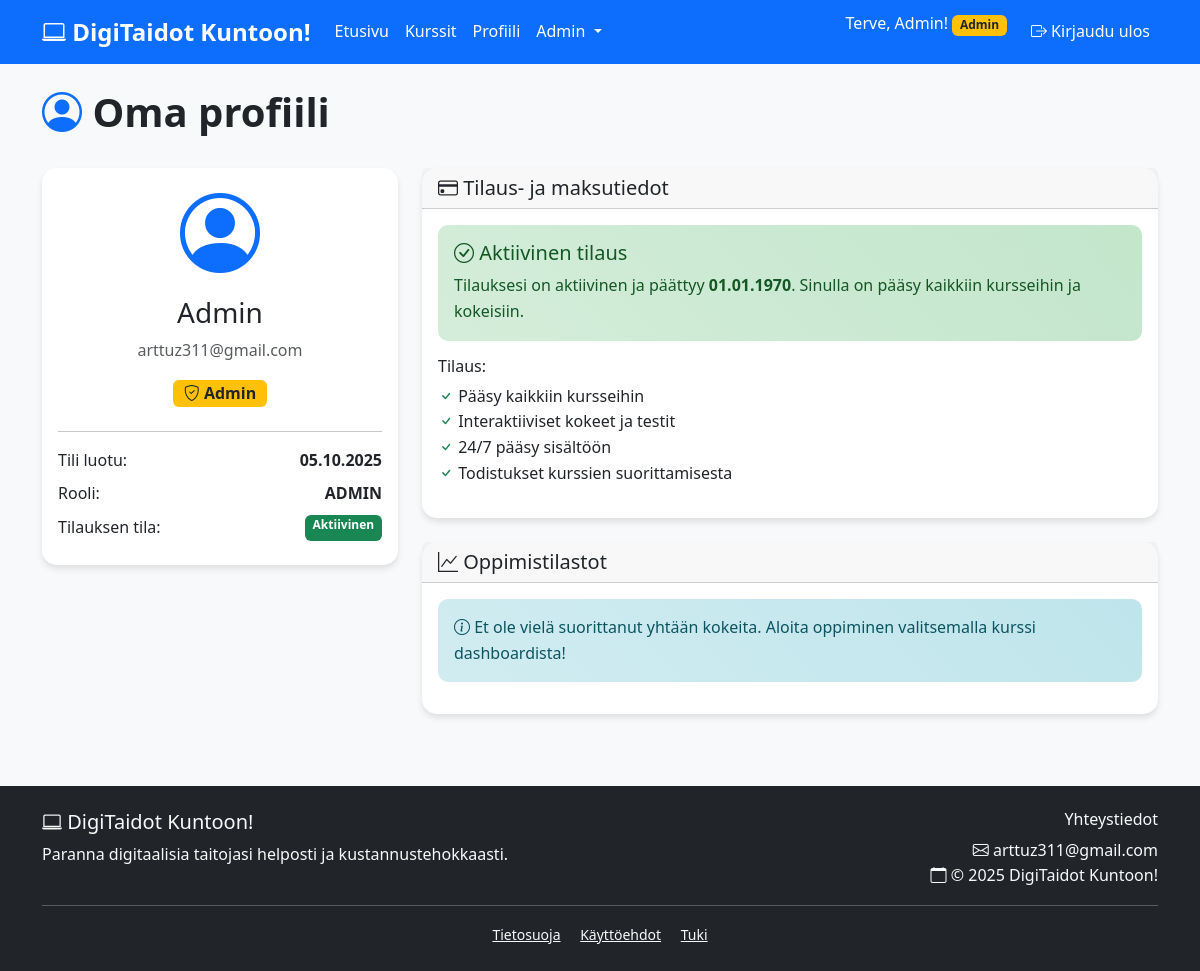
The app's page /digitaidot/profile.php (signed in) with its own data.
### tables this page shows
CREATE TABLE users (
  id INT AUTO_INCREMENT PRIMARY KEY,
  name VARCHAR(100) NOT NULL,
  email VARCHAR(150) UNIQUE NOT NULL,
  password VARCHAR(255) NOT NULL,
  role ENUM('ADMIN','USER') DEFAULT 'USER',
  subscription_active BOOLEAN DEFAULT FALSE,
  subscription_end DATE NULL,
  created_at TIMESTAMP DEFAULT CURRENT_TIMESTAMP
);

### digitaidot/includes/auth.php (called while the page is built, shortened)
<?php
require_once 'db.php';
class Auth {
    private $pdo;
    public function __construct($pdo) {
        $this->pdo = $pdo;
    }
    public function isAdmin() {
        return isset($_SESSION['user_role']) && $_SESSION['user_role'] === 'ADMIN';
    }
    public function hasActiveSubscription() {
        if ($this->isAdmin()) {
            return true;
        }
        return false;
    }
    public function getUser($user_id) {
        try {
            $stmt = $this->pdo->prepare("SELECT * FROM users WHERE id = ?");
            $stmt->execute([$user_id]);
            return $stmt->fetch();
        } catch(PDOException $e) {
            error_log("Käyttäjätietojen hakuvirhe: " . $e->getMessage());
            return false;
        }
    }
}
$auth = new Auth($pdo);
?>

### digitaidot/includes/functions.php (called while the page is built, shortened)
<?php
require_once 'auth.php';
class Functions {
    public function formatDate($date) {
        $timestamp = strtotime($date);
        return date('d.m.Y', $timestamp);
    }
}
$functions = new Functions($pdo, $auth);
?>

### digitaidot/profile.php (the view, shortened to what this page needs)
<?php
require_once 'includes/db.php';
require_once 'includes/auth.php';
require_once 'includes/functions.php';
$functions->requireLogin();
$user = $auth->getUser($_SESSION['user_id']);
$quiz_results = $functions->getUserQuizResults($_SESSION['user_id']);
include 'includes/header.php';
?>
<div class="container py-4">
    <div class="row mb-4">
        <div class="col-12">
            <h1 class="fw-bold">
                <i class="bi bi-person-circle text-primary"></i> Oma profiili
            </h1>
        </div>
    </div>
    <div class="row">
        <div class="col-lg-4 mb-4">
            <div class="card">
                <div class="card-body">
                    <div class="text-center mb-4">
                        <i class="bi bi-person-circle display-1 text-primary"></i>
                        <h3 class="mt-3"><?php echo htmlspecialchars($user['name']); ?></h3>
                        <p class="text-muted"><?php echo htmlspecialchars($user['email']); ?></p>
                        <?php if ($auth->isAdmin()): ?>
                            <span class="badge bg-warning text-dark fs-6">
                                <i class="bi bi-shield-check"></i> Admin
                            </span>
                        <?php endif; ?>
                    </div>
                    <hr>
                    <div class="user-stats">
                        <div class="d-flex justify-content-between mb-2">
                            <span>Tili luotu:</span>
                            <strong><?php echo $functions->formatDate($user['created_at']); ?></strong>
                        </div>
                        <div class="d-flex justify-content-between mb-2">
                            <span>Rooli:</span>
                            <strong><?php echo $user['role']; ?></strong>
                        </div>
                        <div class="d-flex justify-content-between mb-2">
                            <span>Tilauksen tila:</span>
                            <?php if ($auth->hasActiveSubscription()): ?>
                                <span class="badge bg-success">Aktiivinen</span>
                            <?php else: ?>
                                <span class="badge bg-secondary">Ei tilausta</span>
                            <?php endif; ?>
                        </div>
                    </div>
                </div>
            </div>
        </div>
        <div class="col-lg-8">
            <div class="card mb-4">
                <div class="card-header">
                    <h5 class="mb-0">
                        <i class="bi bi-credit-card"></i> Tilaus- ja maksutiedot
                    </h5>
                </div>
                <div class="card-body">
                    <?php if ($auth->hasActiveSubscription()): ?>
                        <div class="alert alert-success">
                            <h5><i class="bi bi-check-circle"></i> Aktiivinen tilaus</h5>
                            <p class="mb-0">
                                Tilauksesi on aktiivinen ja päättyy
                                <strong><?php echo $functions->formatDate($user['subscription_end']); ?></strong>.
                                Sinulla on pääsy kaikkiin kursseihin ja kokeisiin.
                            </p>
                        </div>
                        <div class="subscription-info">
                            <h6>Tilaus:</h6>
                            <ul class="list-unstyled">
                                <li><i class="bi bi-check text-success"></i> Pääsy kaikkiin kursseihin</li>
                                <li><i class="bi bi-check text-success"></i> Interaktiiviset kokeet ja testit</li>
                                <li><i class="bi bi-check text-success"></i> 24/7 pääsy sisältöön</li>
                                <li><i class="bi bi-check text-success"></i> Todistukset kurssien suorittamisesta</li>
                            </ul>
                        </div>
                    <?php endif; ?>
                </div>
            </div>
            <div class="card">
                <div class="card-header">
                    <h5 class="mb-0">
                        <i class="bi bi-graph-up"></i> Oppimistilastot
                    </h5>
                </div>
                <div class="card-body">
                    <?php if (empty($quiz_results)): ?>
                        <div class="alert alert-info">
                            <i class="bi bi-info-circle"></i>
                            Et ole vielä suorittanut yhtään kokeita. Aloita oppiminen valitsemalla kurssi dashboardista!
                        </div>
                    <?php endif; ?>
                </div>
            </div>
        </div>
    </div>
</div>
<?php include 'includes/footer.php'; ?>

### digitaidot/css/style.css (style rules this page uses)
body { font-family: 'Segoe UI', Tahoma, Geneva, Verdana, sans-serif; line-height: 1.6; background-color: #f8f9fa; }
.card { border: none; border-radius: 15px; box-shadow: 0 4px 6px rgba(0, 0, 0, 0.1); transition: transform 0.3s ease, box-shadow 0.3s ease; }
.alert { border-radius: 10px; border: none; font-weight: 500; }
.alert-success { background: linear-gradient(45deg, #d4edda, #c3e6cb); color: #155724; }
.alert-info { background: linear-gradient(45deg, #d1ecf1, #bee5eb); color: #0c5460; }

### records on screen
users: name "Admin", email "arttuz311@gmail.com", created_at "05.10.2025", role "ADMIN", subscription_end "01.01.1970"

### other values on screen
$_SESSION['user_name'] "Admin"
